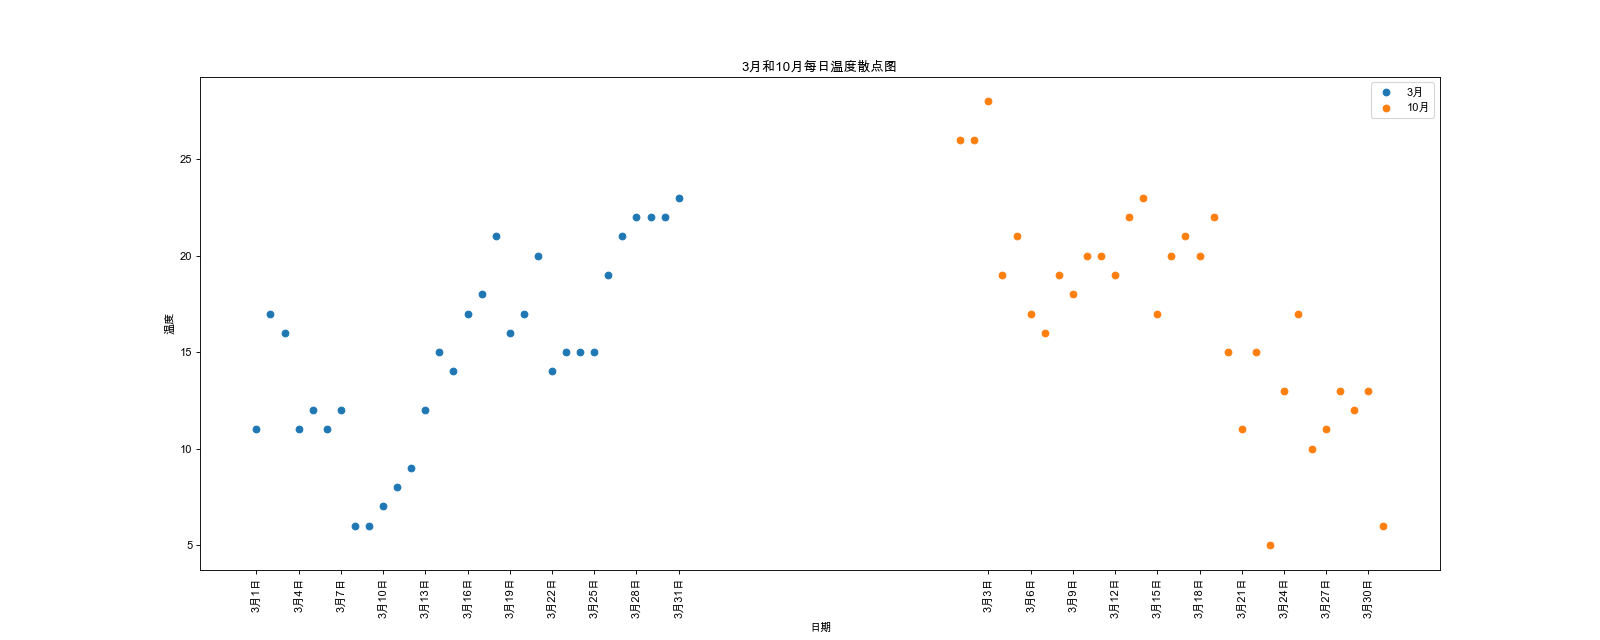

Recreate this plot in Python.
# coding = utf-8
import matplotlib
from matplotlib import  pyplot as plt
plt.rcParams["font.family"] = 'Arial Unicode MS'
y_3 = [11,17,16,11,12,11,12,6,6,7,8,9,12,15,14,17,18,21,16,17,20,14,15,15,15,19,21,22,22,22,23]
y_10 = [26,26,28,19,21,17,16,19,18,20,20,19,22,23,17,20,21,20,22,15,11,15,5,13,17,10,11,13,12,13,6]

x_3 = range(1,32)
x_10 = range(51,82)
# 设置图形大小
plt.figure(figsize=(20,8),dpi=80)

# 使用scatter方法绘制 散点图
plt.scatter(x_3,y_3,label="3月")
plt.scatter(x_10,y_10,label="10月")


# 调整x轴的刻度
_x  = list(x_3)+list(x_10)
_xtick_labels = ["3月{}日".format(i) for i in x_3]
_xtick_labels += ["3月{}日".format(i-50) for i in x_10]

plt.xticks(_x[::3],_xtick_labels[::3],rotation=90)

# 添加描述信息
plt.xlabel("日期")
plt.ylabel("温度")

plt.title("3月和10月每日温度散点图")

# 添加图例
plt.legend()

# 保存图片
plt.savefig("./test5.png")
plt.show()



